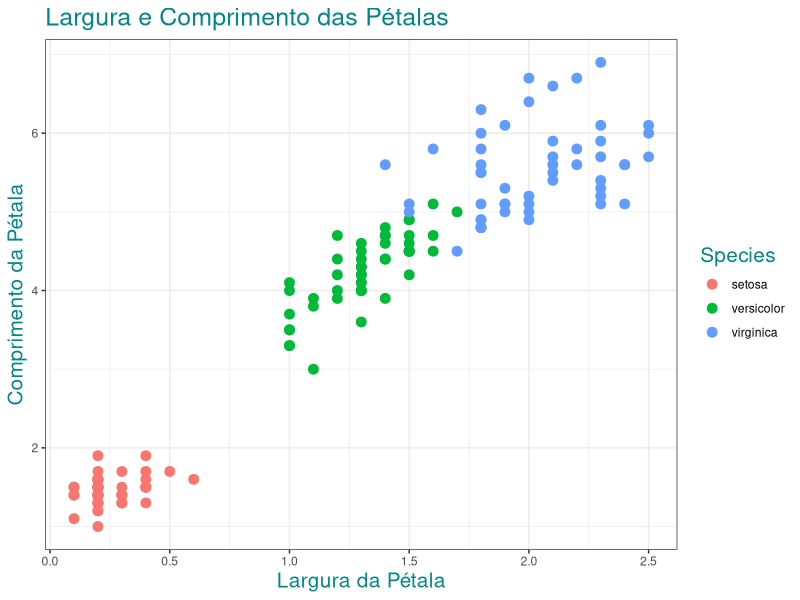

The R script that drew this image:
# Mini-Projeto 2

# Limpeza e Transformação de Dados com Power Query e Linguagem R

# Definindo a pasta de trabalho
setwd("C:/Users/User/Documents/DataSets")
getwd()

# Instala os pacotes
install.packages("dplyr")
install.packages("data.table")
install.packages("ggplot2")

# Carrega os pacotes
library(dplyr)
library(data.table)
library(ggplot2)

# Carrega os dados
# Fonte de dados: https://archive.ics.uci.edu/ml/datasets/iris
dados_iris <- iris
View(dados_iris)


# Tarefa 1 - Sumarizar os dados com as médias de cada coluna de um dataset.
library(dplyr)
medias_iris <- summarize(group_by(dados_iris, Species),
                         media_sepal_length = mean(Sepal.Length), 
                         media_sepal_width = mean(Sepal.Width),
                         media_petal_length = mean(Petal.Length), 
                         media_petal_width = mean(Petal.Width))

View(medias_iris)

# Tarefa 2 - Extrair o valor inteiro de uma das colunas decimais.
library(data.table)
dados_iris_id <- data.table(dados_iris)
View(dados_iris_id)
dados_iris_id$Sepal.Length <- as.integer(dados_iris_id$Sepal.Length)
View(dados_iris_id)

# Para executar no Power Query
library(data.table)
dados_iris_id <- data.table(dados_iris)
dados_iris_id$Sepal.Length <- as.integer(dados_iris_id$Sepal.Length)

# Tarefa 3 – Construir um gráfico mostrando a relação de duas variáveis numéricas para as 3 categorias de uma variável categórica.
library(ggplot2)
ggplot(data = dados_iris, aes(x = Petal.Width, y = Petal.Length)) +
  geom_point(aes(color = Species), size = 3) +
  ggtitle("Largura e Comprimento das Pétalas") +
  labs(x = "Largura da Pétala", 
       y = "Comprimento da Pétala") +
  theme_bw() +
  theme(title = element_text(size = 15, color = "turquoise4"))

# Cores disponíveis na Linguagem R
colors()

